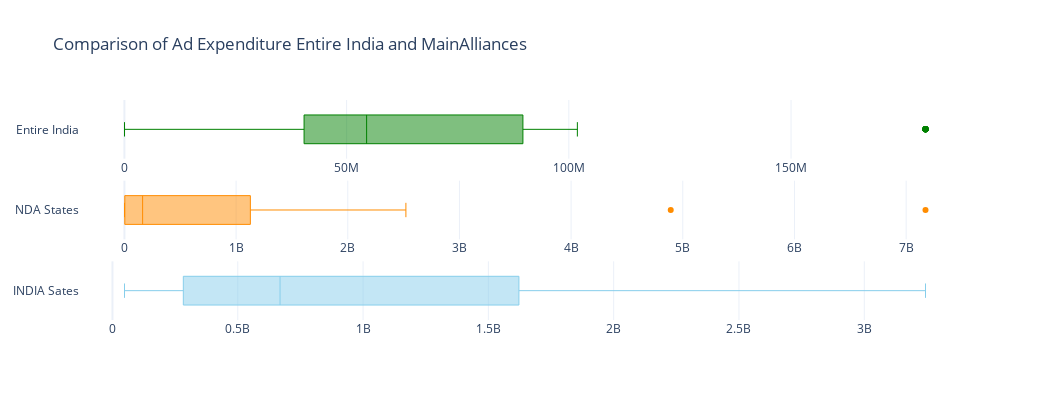

Here is the notebook cell this chart was saved with:
### Markdown cell above
# Compaisrion of Entire India with main Alliances

### Code cell
# Create subplots: one row with two columns
fig = make_subplots(rows=3, cols=1)

# Add box plot forentire India
fig.add_trace(go.Box(
    x=merged_data['Amount spent (INR)'],
    marker_color='green',
    line_width=1,
    name='Entire India'
), row=1, col=1)

# Add box plot for NDA Alliance
fig.add_trace(go.Box(
    x=NDA_State_Spent_by_all_parties['Amount spent (INR)'],
    marker_color='darkorange',
    line_width=1,
    name='NDA States'
), row=2, col=1)

# Add box plot for India Alliance
fig.add_trace(go.Box(
    x=INDIA_State_Spent_by_all_parties['Amount spent (INR)'],
    marker_color='skyblue',
    line_width=1,
    name='INDIA Sates'
), row=3, col=1)

# Update layout for the entire figure
fig.update_layout(
    title='Comparison of Ad Expenditure Entire India and MainAlliances',
    width=1050,  # Adjust figure width
    height=400,  # Adjust figure height
    showlegend=False  # No need for legend with single trace in each subplot
)

# Update subplot titles and spacing
fig.update_annotations(font_size=16, font_family='Arial', xref="paper", yref="paper", showarrow=False)

fig.show()

### Figure 1 — Plotly figure (JSON) as saved in the notebook; plotly's stock layout.template omitted (floating-point values rounded to 4 significant figures; data arrays with more than 128 entries replaced by an {"elided": "..."} marker saying what was removed)
{"data": [{"line": {"width": 1}, "marker": {"color": "green"}, "name": "Entire India", "type": "box", "x": {"elided": "542 int values"}, "xaxis": "x", "yaxis": "y"}, {"line": {"width": 1}, "marker": {"color": "darkorange"}, "name": "NDA States", "type": "box", "x": [2520493300, 2771308, 244693274, 2144769680, 162836146, 4328418, 1010634975, 416834110, 1159795608, 4892020368, 2667186, 1768440, 599170, 1535672, 1031708075, 4379297, 3714918, 7173450480, 35704485], "xaxis": "x2", "yaxis": "y2"}, {"line": {"width": 1}, "marker": {"color": "skyblue"}, "name": "INDIA Sates", "type": "box", "x": [3244289832, 2988281712, 1166463116, 926434822, 668709652, 453624020, 300551622, 229321946, 48046464], "xaxis": "x3", "yaxis": "y3"}], "layout": {"height": 400, "showlegend": false, "title": {"text": "Comparison of Ad Expenditure Entire India and MainAlliances"}, "width": 1050, "xaxis": {"anchor": "y", "autorange": true, "domain": [0, 1], "range": [-9993000.0, 190300000.0], "type": "linear"}, "xaxis2": {"anchor": "y2", "autorange": true, "domain": [0, 1], "range": [-397900000.0, 7572000000.0], "type": "linear"}, "xaxis3": {"anchor": "y3", "autorange": true, "domain": [0, 1], "range": [-129500000.0, 3421858908], "type": "linear"}, "yaxis": {"anchor": "x", "autorange": true, "domain": [0.7333, 1], "range": [-0.5, 0.5], "type": "category"}, "yaxis2": {"anchor": "x2", "autorange": true, "domain": [0.3667, 0.6333], "range": [-0.5, 0.5], "type": "category"}, "yaxis3": {"anchor": "x3", "autorange": true, "domain": [0, 0.2667], "range": [-0.5, 0.5], "type": "category"}}}
